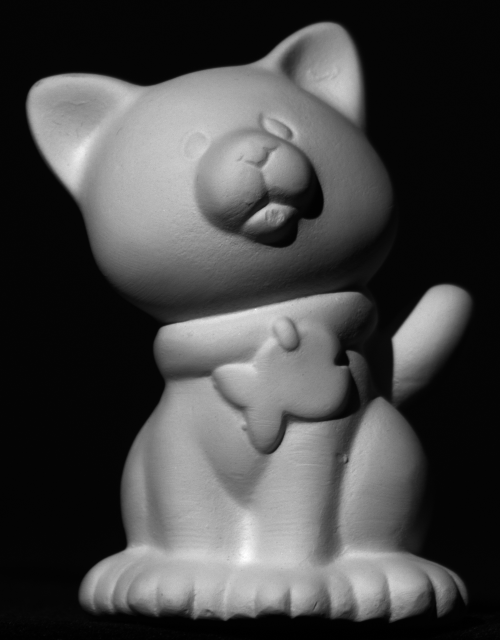
#> input picture data/cat/Objects/Image_01.png, 500 x 640 px, given in place of cat_mask.png, which was not available
$ python main.py
#> lines starting #> are read from the running program, lines starting #| are printed output that depends on the picture
import cv2
import numpy as np
import os
from sklearn.preprocessing import normalize, MinMaxScaler

from matplotlib import pyplot as plt
from heightMap import compute_depth, save_depthmap, display_depthmap
from norm_vector import compute_surfNorm
from point_cloud import visualize
import random


#显示图片
def display(img):
    plt.imshow(cv2.cvtColor(np.float32(img / 255), cv2.COLOR_BGR2RGB))
    plt.show()


def generate_random_light():
    u = random.random()
    v = random.random()
    theta = 2 * np.pi * u
    phi = np.arccos(2 * v - 1)
    x = np.sin(theta) * np.sin(phi)
    y = np.cos(theta) * np.sin(phi)
    z = np.cos(phi)
    return (x, y, z) if z > 0 else (-x, -y, -z)


def main(Image_name):

    # =================read the information in MASK=================
#> called with Image_name = 'cat'
    mask = cv2.imread('mask\\' + Image_name + '_mask.png')
#> mask is the input picture: shape (640, 500, 3); min 0, max 255, mean 70.1
    mask2 = cv2.cvtColor(mask, cv2.COLOR_BGR2GRAY)

    height, width, _ = mask.shape
#> height = 640; width = 500
    dst = np.zeros((height, width, 3), np.uint8)
    for k in range(3):
        for i in range(height):
            for j in range(width):
                dst[i, j][k] = 255 - mask[i, j][k]
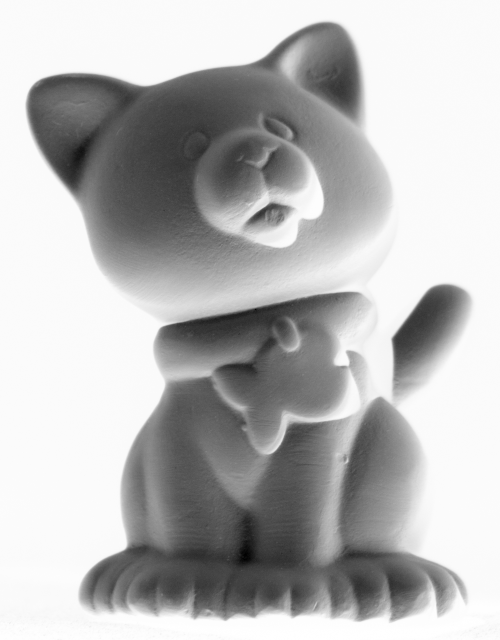
#> dst: shape (640, 500, 3); min 0, max 255, mean 184.9

    # ================obtain the light vector=================
    file_path = 'light\\' + Image_name + '_light.txt'
#> (the run stopped early here; a loop or call above may not have finished)

$ run again, on data/cat/Objects/Image_05.png
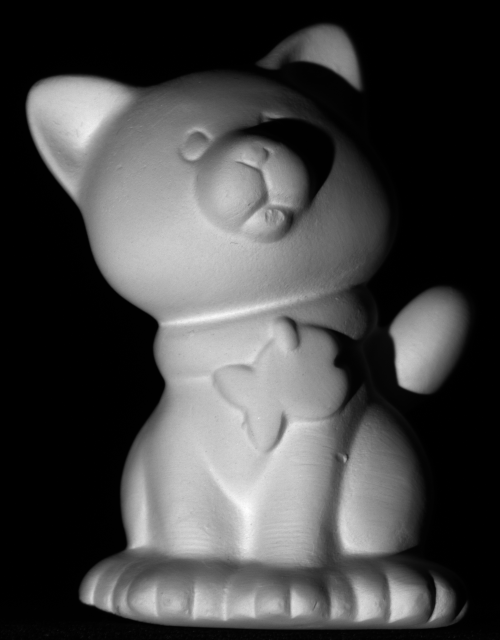
#> input picture data/cat/Objects/Image_05.png, 500 x 640 px, given in place of cat_mask.png, which was not available
#> in main, mask is the input picture: shape (640, 500, 3); min 0, max 255, mean 69.5
#> after the loop in main, `for k in range(3):`:
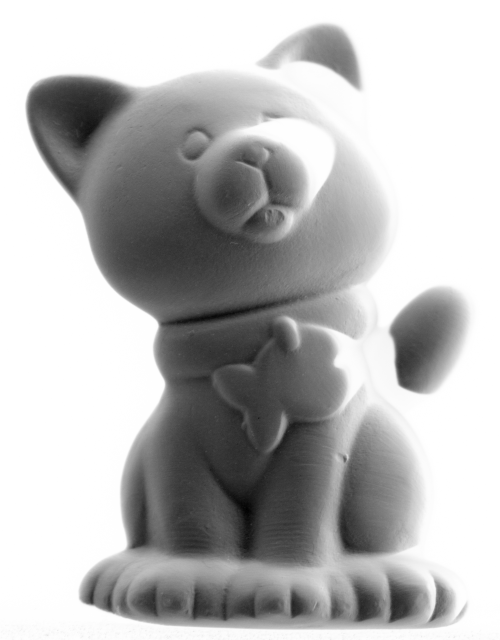
#> dst: shape (640, 500, 3); min 0, max 255, mean 185.5
